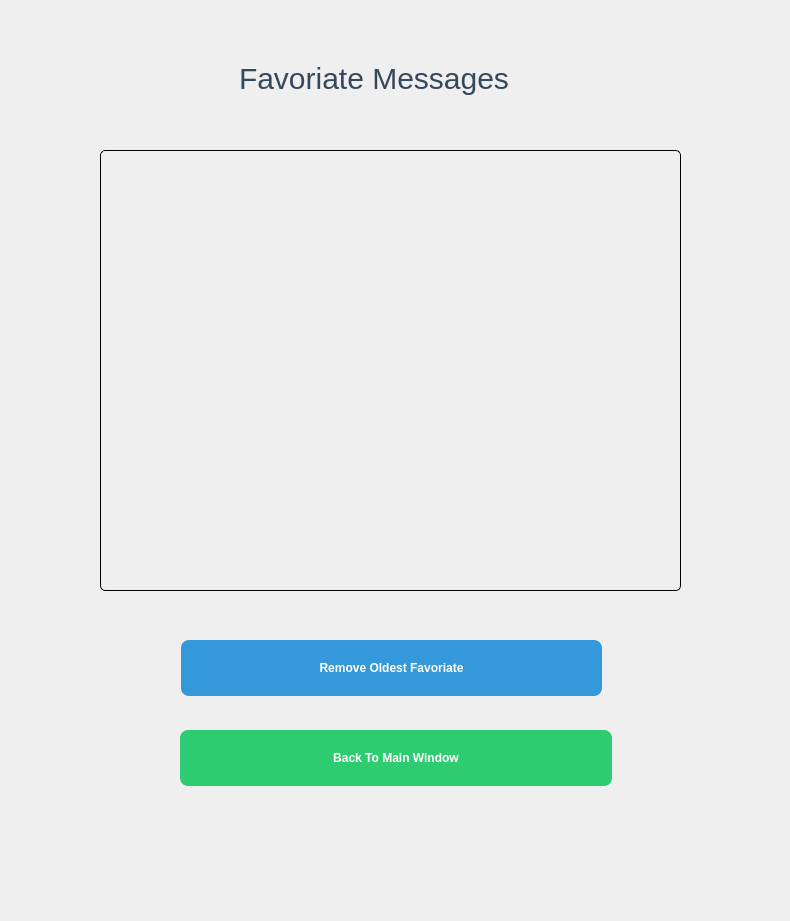
<?xml version="1.0" encoding="UTF-8"?>
<ui version="4.0">
 <class>favoriateMessages</class>
 <widget class="QDialog" name="favoriateMessages">
  <property name="geometry">
   <rect>
    <x>0</x>
    <y>0</y>
    <width>790</width>
    <height>921</height>
   </rect>
  </property>
  <property name="windowTitle">
   <string>Dialog</string>
  </property>
  <widget class="QWidget" name="widget" native="true">
   <property name="geometry">
    <rect>
     <x>-20</x>
     <y>0</y>
     <width>941</width>
     <height>921</height>
    </rect>
   </property>
   <property name="styleSheet">
    <string notr="true">QWidget {
    background: qlineargradient(
        x1: 0, y1: 0,
        x2: 1, y2: 1,
        stop: 0 #d5f5e3,
        stop: 1 #d6eaf8
    );
    margin: 0; 
    padding: 0;
}
</string>
   </property>
   <widget class="QLabel" name="label">
    <property name="geometry">
     <rect>
      <x>240</x>
      <y>-50</y>
      <width>331</width>
      <height>201</height>
     </rect>
    </property>
    <property name="styleSheet">
     <string notr="true">QLabel {
	font: 38pt &quot;Sylfaen&quot;;
    color: #34495e;
    border-radius: 10px;
    padding: 12px;
    padding-top: 48px;
    margin-top:20px;
    font-size: 30px;
   
}
</string>
    </property>
    <property name="text">
     <string>Favoriate Messages</string>
    </property>
   </widget>
   <widget class="QScrollArea" name="scrollArea">
    <property name="geometry">
     <rect>
      <x>120</x>
      <y>150</y>
      <width>581</width>
      <height>441</height>
     </rect>
    </property>
    <property name="styleSheet">
     <string notr="true">
QScrollArea{
    min-width: 500px;
    max-width: 700px;
    heigth:500px;
    border-radius: 5px;
     border: 1px solid black;
    padding: 5px;
    font-size: 14px;
    color: #333;
}


</string>
    </property>
    <property name="widgetResizable">
     <bool>true</bool>
    </property>
    <widget class="QWidget" name="scrollAreaWidgetContents">
     <property name="geometry">
      <rect>
       <x>0</x>
       <y>0</y>
       <width>569</width>
       <height>429</height>
      </rect>
     </property>
    </widget>
   </widget>
   <widget class="QPushButton" name="removeOLdestFav">
    <property name="geometry">
     <rect>
      <x>201</x>
      <y>640</y>
      <width>421</width>
      <height>156</height>
     </rect>
    </property>
    <property name="styleSheet">
     <string notr="true">QPushButton {
    background-color: #3498db;
    color: white;
    border-radius: 8px;
    padding: 8px 16px;
    font-weight: bold;
    margin-bottom:100px;
	font: 18pt &quot;NSimSun&quot;;
    min-width: 300px;
    min-height: 40px;
    
}

QPushButton:hover {
    background-color: #2980b9;
}

QPushButton:pressed {
    background-color: #1c5980;
}</string>
    </property>
    <property name="text">
     <string>Remove Oldest Favoriate</string>
    </property>
   </widget>
   <widget class="QPushButton" name="back">
    <property name="geometry">
     <rect>
      <x>200</x>
      <y>730</y>
      <width>432</width>
      <height>156</height>
     </rect>
    </property>
    <property name="styleSheet">
     <string notr="true">QPushButton {
    background-color: #2ecc71;
    color: white;
    border-radius: 8px;
    padding: 8px 16px;
    font-weight: bold;
    margin-bottom:100px;
	font: 18pt &quot;NSimSun&quot;;
    min-width: 400px;
    min-height: 40px;
    
}

QPushButton:hover {
    background-color: #27ae60;
}

QPushButton:pressed {
    background-color: #1e8449;
}</string>
    </property>
    <property name="text">
     <string>Back To Main Window</string>
    </property>
   </widget>
  </widget>
 </widget>
 <resources/>
 <connections/>
</ui>
